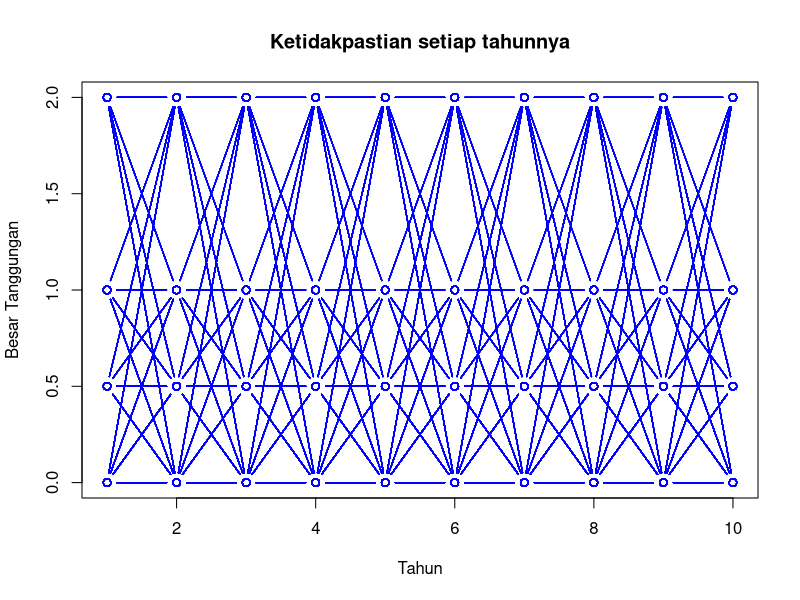
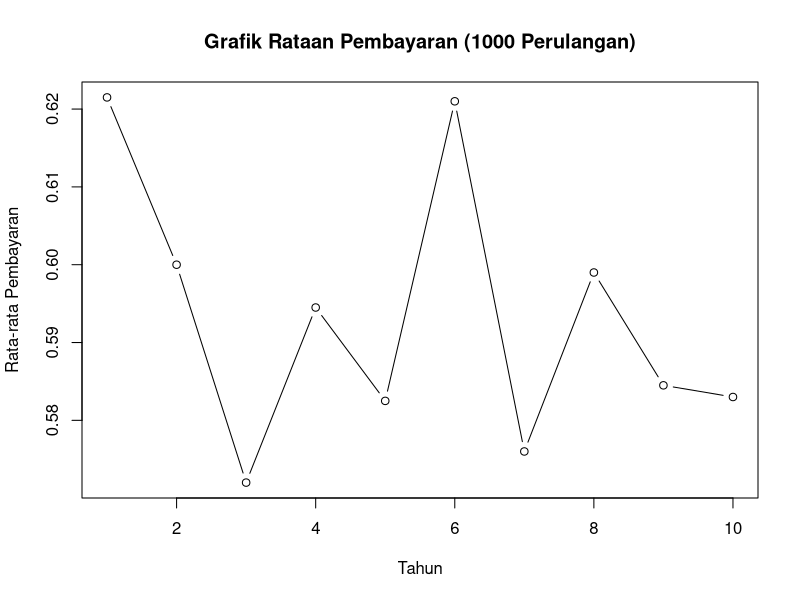
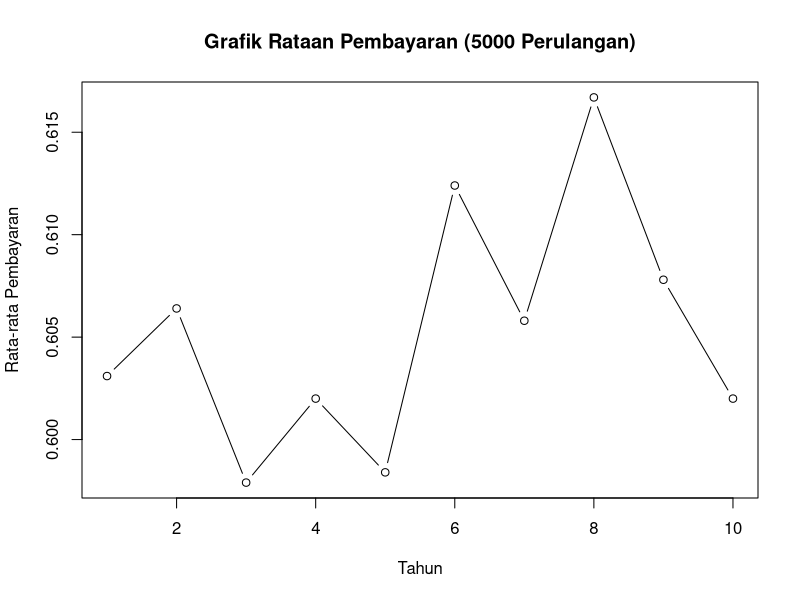

Generate these figures, in order, with R:
#Kasus 3
#Grafik Ketidakpastian Setiap Tahunnya
x <- c(1:10)
y <- sample(c(0, 0.5, 1,2), size=10, replace=TRUE, prob=c(0.4, 0.3, 0.15, 0.15))
plot(x, y, type="b", xlab="Tahun", ylab="Besar Tanggungan", main="Ketidakpastian setiap tahunnya")
y1 <- NULL
for (i in 1:1000) {
  y1 <- sample(c(0, 0.5, 1, 2), size=10, replace=TRUE, prob=c(0.4, 0.3, 0.15, 0.15))
  lines(x, y1, type="b", col="blue")
}

#Grafik Rataan Pembayaran
bunga <- NULL
r <- 0.05
for(i in 1:10){
  bunga[i] <- (1+r)^(-i)
  print(bunga[i])
}
(jumlahbunga <- sum(bunga))


#Perulangan 1000
rataan1 <- NULL
for (i in 1:10) {
  rataan1[i] <- mean(sample(c(0, 0.5, 1, 2),size=1000,replace=TRUE,prob=c(0.4, 0.3, 0.15, 0.15)))
}
rataan1
plot(x, rataan1, type="b", main="Grafik Rataan Pembayaran (1000 Perulangan)", xlab="Tahun", ylab="Rata-rata Pembayaran")
(sum(rataan1)/10)*jumlahbunga

#Perulangan 5000
rataan2 <- NULL
for (i in 1:10) {
  rataan2[i] <- mean(sample(c(0, 0.5, 1,2), size=5000, replace=TRUE, prob=c(0.4, 0.3, 0.15, 0.15)))
}
rataan2
plot(x,rataan2, type="b", main="Grafik Rataan Pembayaran (5000 Perulangan)", xlab="Tahun", ylab="Rata-rata Pembayaran")
(sum(rataan2)/10)*jumlahbunga


